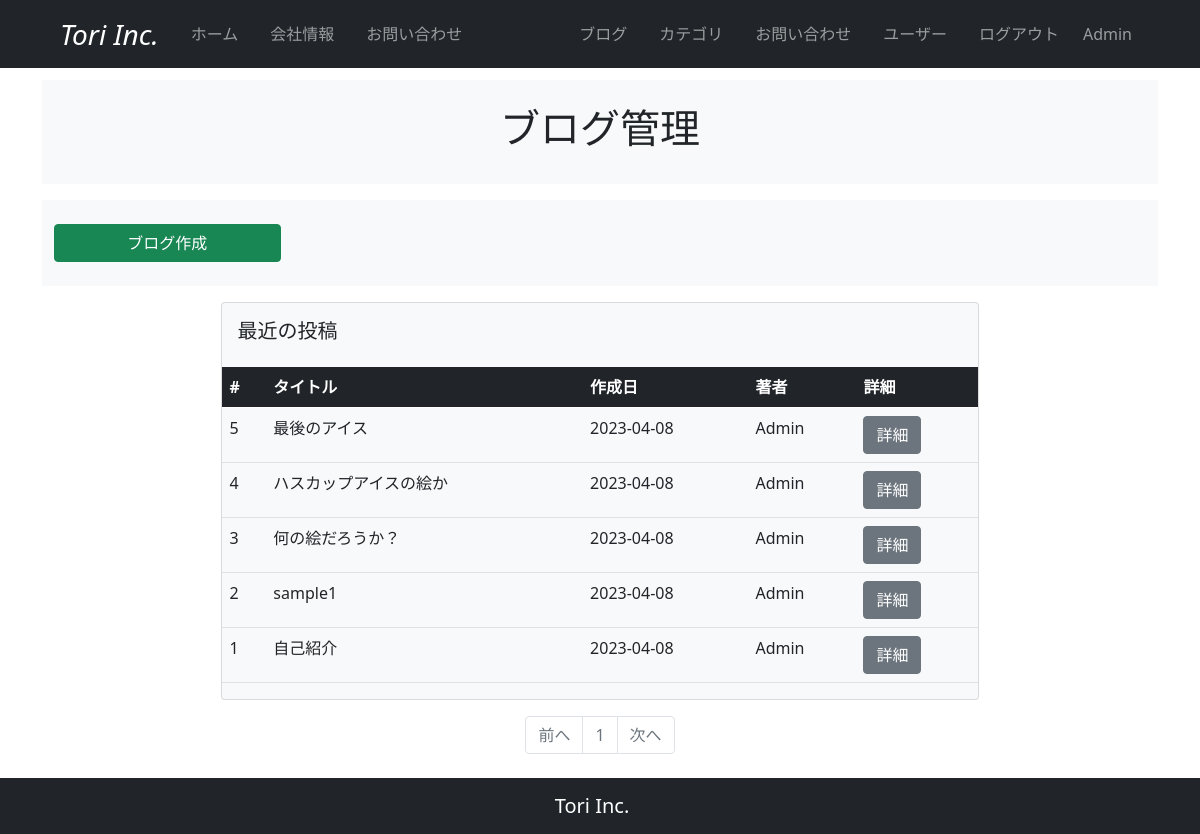
/blog_maintenance (signed in), run on the app's committed database.
### company_blog/models.py (models this page shows, shortened)
class User(db.Model, UserMixin):
    __tablename__ = 'users'
    id = db.Column(db.Integer, primary_key=True)
    email = db.Column(db.String(64), unique=True, index=True)
    username = db.Column(db.String(64), unique=True, index=True)
    password_hash = db.Column(db.String(128))
    administrator = db.Column(db.String(1))
    post = db.relationship('BlogPost', backref='author', lazy='dynamic')
    @property
    def password(self):
        raise AttributeError('password is not a readable attribute')

class BlogPost(db.Model):
    __tablename__ = 'blog_post'
    id = db.Column(db.Integer, primary_key=True)
    user_id = db.Column(db.Integer, db.ForeignKey('users.id'))
    category_id = db.Column(db.Integer, db.ForeignKey('blog_category.id'))
    date = db.Column(db.DateTime, default=datetime.now(timezone('Asia/Tokyo')))
    title = db.Column(db.String(140))
    text = db.Column(db.Text)
    summary = db.Column(db.String(140))
    featured_image = db.Column(db.String(140))

### company_blog/main/views.py (the view)
@main.route('/blog_maintenance', methods=['GET', 'POST'])
@login_required
def blog_maintenance():
    page = request.args.get('page', 1, type=int)
    blog_posts = BlogPost.query.order_by(BlogPost.id.desc()).paginate(page=page, per_page=10)
    return render_template('blog_maintenance.html', blog_posts=blog_posts)

### company_blog/__init__.py (called while the page is built)
@event.listens_for(Engine, "connect")
def set_sqlite_pragma(dbapi_connection, connection_record):
    cursor = dbapi_connection.cursor()
    cursor.execute("PRAGMA foreign_keys=ON")
    cursor.close()

### company_blog/models.py (called while the page is built)
@login_manager.user_loader
def load_user(user_id):
    return User.query.get(user_id)

### company_blog/templates/blog_maintenance.html
{% extends "base.html" %}
{% block content %}
  <section id="header">
    <div class="container">
      <div class="row bg-light my-3 justify-content-center">
        <div class="col-10 py-4">
          <h2 class="text-center fs-1">ブログ管理</h2>
        </div>
      </div>
    </div>
  </section>
  <section id="register">
    <div class="container">
      <div class="row bg-light my-3">
        <div class="col-10 py-4">
          <a href="{{ url_for('main.create_post') }}" class="btn btn-success w-25">ブログ作成</a>
        </div>
      </div>
    </div>
  </section>
  <section id="blog_table">
    <div class="card mx-auto bg-light" style="width: 68%;">
      <div class="card-body">
        <h5 class="card-title">最近の投稿</h5>
      </div>
      <table class="table">
        <thead>
          <tr class="table-dark">
            <th scope="col">#</th>
            <th scope="col">タイトル</th>
            <th scope="col">作成日</th>
            <th scope="col">著者</th>
            <th scope="col">詳細</th>
          </tr>
        </thead>
        <tbody>
          {% for blog_post in blog_posts.items %}
          <tr>
            <td>{{ blog_post.id }}</td>
            <td>{{ blog_post.title }}</td>
            <td>{{ blog_post.date.strftime('%Y-%m-%d') }}</td>
            <td>{{ blog_post.author.username }}</td>
            <td>
              <a href="{{ url_for('main.blog_post', blog_post_id=blog_post.id) }}" class="btn btn-secondary">詳細</a>
            </td>
          </tr>
          {% endfor %}
        </tbody>
      </table>
    </div>
  </section>
  <section id="pagenation">
    <nav aria-label="mantenance_page_navigation">
      <ul class="pagination my-3 justify-content-center">
        <li {% if blog_posts.has_prev %}class="page-item"{% else %}class="page-item disabled"{% endif %}><a class="page-link" href="{% if blog_posts.has_prev %}{{url_for('main.blog_maintenance', page=blog_posts.prev_num) }}{% else %}#{% endif %}">前へ</a></li>
        {% for page_num in blog_posts.iter_pages(left_edge=1, right_edge=1, left_current=1, right_current=2) %}
          {% if page_num %}
            {% if blog_posts.page == page_num %}
              <li class="page-item disabled"><a class="page-link" href="#">{{ page_num }}</a></li>
            {% else %}
              <li class="page-item"><a class="page-link" href="{{url_for('main.blog_maintenance', page=page_num)}}">{{ page_num }}</a></li>
            {% endif %}
          {% else %}
            <li class="page-item disabled"><a class="page-link" href="#">&hellip;</a></li>
          {% endif %}
        {% endfor %}
        <li {% if blog_posts.has_next %}class="page-item"{% else %}class="page-item disabled"{% endif %}><a class="page-link" href="{% if blog_posts.has_next %}{{url_for('main.blog_maintenance', page=blog_posts.next_num) }}{% else %}#{% endif %}">次へ</a></li>
      </ul>
    </nav>
  </section>
{% endblock %}

### company_blog/templates/base.html (shortened to what this page needs)
<!DOCTYPE html>
<html lang="en">
<head>
  <link href="https://cdn.jsdelivr.net/npm/bootstrap@5.0.2/dist/css/bootstrap.min.css" rel="stylesheet">
</head>
<body>
  <nav class="navbar navbar-expand-lg navbar-dark bg-dark px-5 fixed-top">
    <div class="container-fluid">
      <a class="navbar-brand fs-3 fst-italic" href="{{ url_for('main.index') }}">Tori Inc.</a>
      <div class="collapse navbar-collapse" id="navbarNav">
        <ul class="navbar-nav">
          <li class="nav-item px-2">
            <a class="nav-link" href="{{ url_for('main.index') }}">ホーム</a>
          </li>
          <li class="nav-item px-2">
            <a class="nav-link" href="#">会社情報</a>
          </li>
          <li class="nav-item px-2">
            <a class="nav-link" href="{{url_for('main.inquiry')}}">お問い合わせ</a>
          </li>
        </ul>
      </div>
      <div class="collapse navbar-collapse justify-content-md-end" id="navbarNav">
        <ul class="navbar-nav">
          <li class="nav-item px-2">
            <a class="nav-link" href="{{url_for('main.blog_maintenance')}}">ブログ</a>
          </li>
          <li class="nav-item px-2">
            <a class="nav-link" href="{{url_for('main.category_maintenance')}}">カテゴリ</a>
          </li>
          <li class="nav-item px-2">
            <a class="nav-link" href="{{url_for('main.inquiry_maintenance')}}">お問い合わせ</a>
          </li>
          <li class="nav-item px-2">
            <a class="nav-link" href="{{url_for('users.user_maintenance')}}">ユーザー</a>
          </li>
          {% if current_user.is_authenticated %}
          <li class="nav-item px-2">
            <a class="nav-link" href="{{url_for('users.logout')}}">ログアウト</a>
          </li>
          <li class="navbar-text px-2">
            {{ current_user.username }}
          </li>
          {% endif %}
        </ul>
      </div>
    </div>
  </nav>
  {% from "_formhelpers.html" import render_field %}
  <div class="container" style="padding-top: 4rem; padding-bottom: 4rem;">
    {% block content %}
    {% endblock %}
  </div>
  <nav class="navbar fixed-bottom navbar-expand-sm navbar-dark bg-dark fixed-bottom">
    <div class="container-fluid justify-content-center">
      <span class="navbar-brand">Tori Inc.</span>
    </div>
  </nav>
</body>
</html>

### data on the page
User: username "Admin"
BlogPost: id "5", title "最後のアイス", date "2023-04-08", author.username "Admin"
BlogPost: id "4", title "ハスカップアイスの絵か", date "2023-04-08", author.username "Admin"
BlogPost: id "3", title "何の絵だろうか？", date "2023-04-08", author.username "Admin"
BlogPost: id "2", title "sample1", date "2023-04-08", author.username "Admin"
BlogPost: id "1", title "自己紹介", date "2023-04-08", author.username "Admin"

### other printed values
{{ page_num }} "1"
